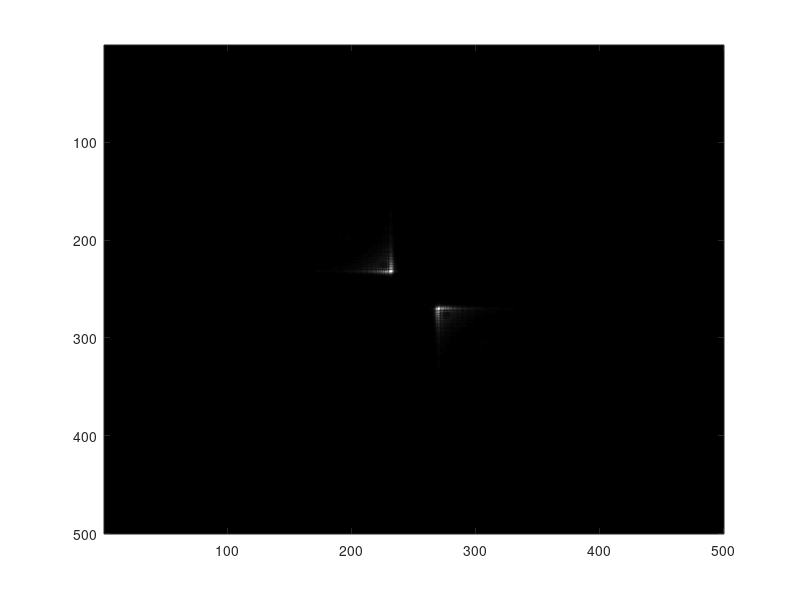

Recreate this plot in MATLAB.
%Accelerating beams
%Define parameters
N=500;%%Define size of the matrix
Angle=0.1;%Define angle of the second plane wave
V=0.5;%%Visibility controller
lambda=0.632*1e-6;%Define wavelength 

%Create sampled space 
    del=1*1e-6;%sampling
    x=-N/2:N/2-1;
    y=-N/2:N/2-1;
    [X,Y]=meshgrid(x*del,y*del); 
    r=sqrt(X.^2+Y.^2);
    A=V*exp(1i*(r/lambda)*tand(Angle)*2*pi);
    B=V*exp(1i*(10*sqrt(Y/del+N/2)+10*sqrt(X/del+N/2)));
    D=A+B;%Interference of the object and reference wave

%%Intensity profile
    I=abs(D).*abs(D);
    I1=im2bw(I);
    AB=exp(1i*pi*I1);
% AB(r>100*del)=0;
    E=fftshift(fft2(AB));
    I2=(abs(E).*abs(E));
    
%%Display result 
colormap(gray);
imagesc(I2);
